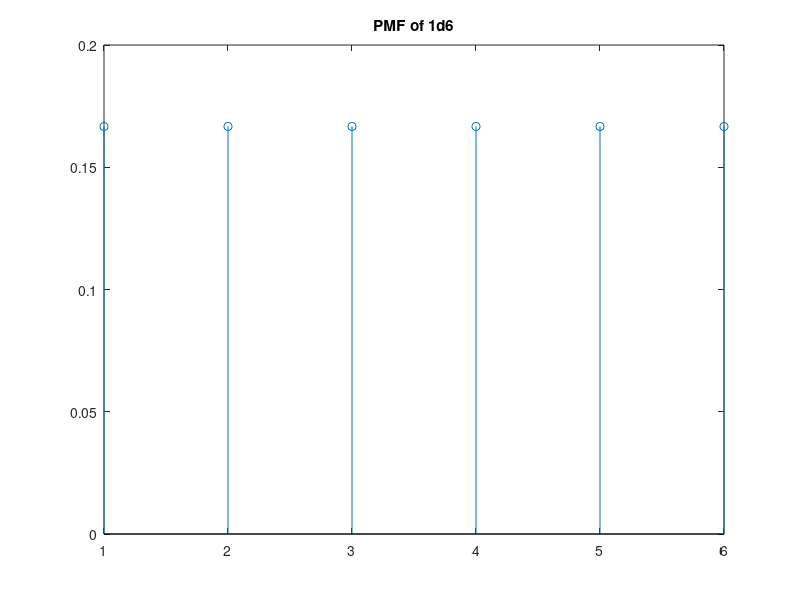
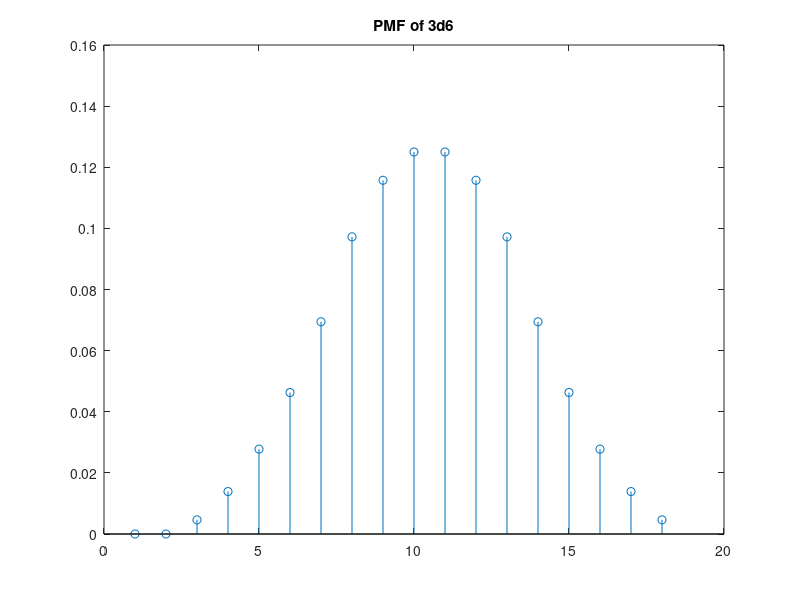
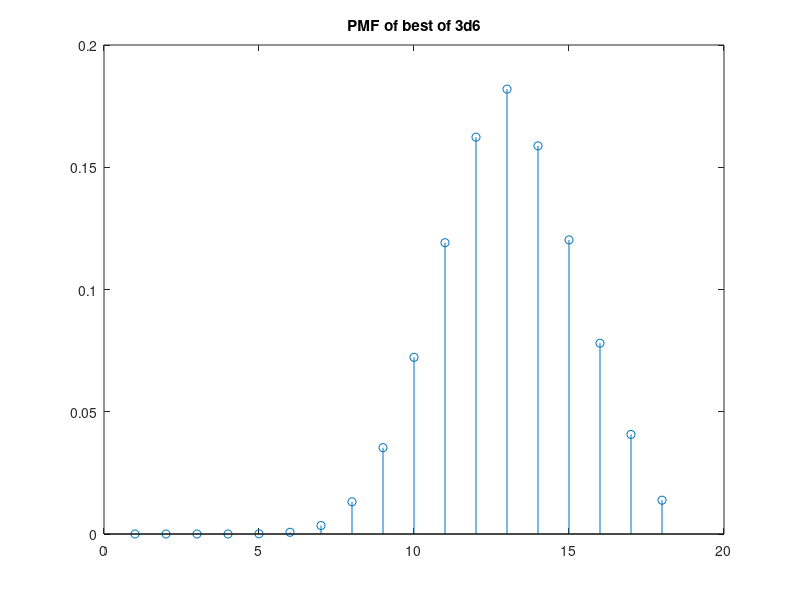

Write MATLAB code to recreate these figures, in order.
% ECE302 Spring 2021
% I-An Huang
% Nikita Teplitskiy
% Dan Brody
%% EpicQUESTion 1 
% X = event of a dice roll,
% Y = event of generating an ability score,
% Z = event of generating an ability score using the fun method
clc 
close all 
clear all
M = 5;
M = 1e6; % number of experiments to perform 
%% Part A
% $P(Y=18) = P(X=6)^3 = (1/6)^3 = 0.0046$

% 6^3 permutations
rolls = randi(6,3,M); % generate set of 3d6
net = sum(rolls,1); % sum rolls to get score
fprintf("Sampled probability of score 18: %f", sum(net==18)/M);

%% Part A theoretical
% Dice roll uniform distribution
pmf_X = ones(6, 1).*1/6;

% each dice roll independent
joint_pmf_X = ones(6, 6, 6).*(1/6^3);

% generate all permutations
[X1, X2, X3] = ndgrid(1:6); 
Y = X1 + X2 + X3;

pmf_Y = zeros(18, 1);
for y=3:18
    pmf_Y(y) = sum(joint_pmf_X(Y == y));
end
fprintf("Probability of score 18 given PMF: %f", pmf_Y(18));
figure; stem(pmf_X); title("PMF of 1d6");
figure; stem(pmf_Y); title("PMF of 3d6");
%% Part B 
% $P(Z=18) = P(Y)*3 = 0.0138$
rolls = randi(6,3,M,3); % generate 3 trials of 3d6
x = sum(rolls,1); % combine rolls for score 
y = sum(x==18,3); % calculate how many scores are 18
% Fraction of experiments resulting in score of 18
fprintf("Sampled probability of best of 3 score 18: %f", sum(y>0)/M);


%% Part B Theoretical
% Triple outer product,
% not sure if there's a more elegant way of doing this
joint_pmf_Y = pmf_Y*pmf_Y';
joint_pmf_Y = reshape(joint_pmf_Y(:)*pmf_Y', 18, 18, 18);

% generate all permutations
[Y1, Y2, Y3] = ndgrid(1:18); 
Z = max(cat(4, Y1, Y2, Y3), [], 4);

pmf_Z = zeros(18, 1);
for z=3:18
    pmf_Z(z) = sum(joint_pmf_Y(Z == z));
end
fprintf("Probability of best of 3 score 18 given PMF: %f", pmf_Z(18));
figure; stem(pmf_Z); title("PMF of best of 3d6");

%% Part C
% $P(A) = P(Z=18)^6 = 6.9068e-12$
%M = 5e7; %Tuned for 64GB RAM
M = 1e6;
N = 1e0;
n = 0;
for i = 0:N
    % generate M 6-sets of best of 3 of 3d6
    rolls = randi(6,3,3,6,M,'uint8'); 
    x = sum(rolls,1); % get 3 scores 
    y = sum(x==18,2); % check if 18
    n = n + squeeze(sum(sum(y,3)==6)); % increment the number of Fontaines
end
% Will almost always be zero
fprintf("Number of perfect humans found: %d\n", n);
fprintf("Probability of perfect human: %e\n", n/(M*N));
fprintf("Number of trials: %e\n", M*N);

%% Part C GPU Compute
% Lets try using GPU 
try 
    M = 1e6;
    N = 1e3;
    n = 0;
    for i = 0:N
        rolls = randi(6,3,3,6,M,'uint8','gpuArray');
        x = sum(rolls,1); % get 3 scores 
        y = sum(x==18,2); % check if 18
        n = n + squeeze(sum(sum(y,3)==6));
    end
    fprintf("Number of perfect humans found: %d\n", n);
    fprintf("Probability of perfect human: %e\n", n/(M*N));
    fprintf("Number of trials: %e\n", M*N);
catch
    fprintf("No GPU available, skipping\n");
end
%% Part C theoretical
fprintf("Probability of ideal character from PMF: %e", pmf_Z(18)^6);

%% Part D
rolls = randi(6,3,3,6,M); % generate M 6-sets of best of 3 of 3d6
x = sum(rolls,1); % get roll result
y = sum(x==9,2) & ~sum((x>9),2); % check if has 9 and no greater 
% Fraction of experiments resulting in at least one 18
n = squeeze(sum(sum(y,3)==6));
fprintf("Sampled probability of totally average character: %e\n", n/M);

%% Part D GPU Compute
try
    M = 1e6;
    N = 1e3;
    %M = 5;
    n = 0;
    for i = 0:N
        rolls = randi(6,3,3,6,M,'uint8', 'gpuArray'); 
        x = sum(rolls,1); % get 3 scores 
        y = sum(x==9,2) & ~sum((x>9),2); % filter for 9's
        n = n + squeeze(sum(sum(y>0,3)==6)); % increment the number of Keenes
    end
    fprintf("Number of totally average humans found: %d\n", n);
    fprintf("Probability of totally average human: %e\n", n/(M*N));
    fprintf("Number of trials: %e\n", M*N);
catch
    fprintf("No GPU available, skipping\n");
end
%% Part D theoretical
fprintf("Probability of totally average character from PMF: %e", pmf_Z(9)^6);
